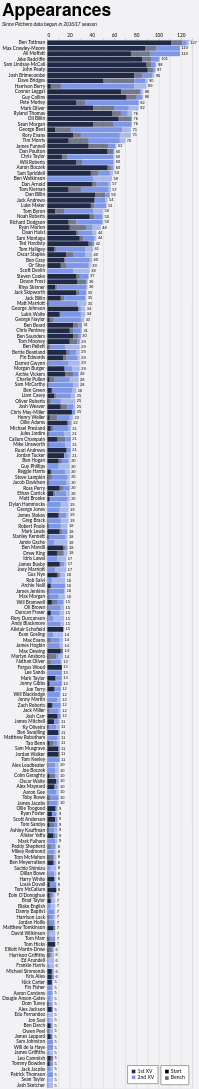

Here is the Vega-Lite specification saved for this chart:
### Vega-Lite specification from a JSON file in a GitHub repository (floating-point values rounded to 4 significant figures; data arrays with more than 128 entries replaced by an {"elided": "..."} marker saying what was removed)
{"config": {"axis": {"labelFont": "Lato, sans-serif", "titleFont": "PT Sans Narrow, Helvetica Neue, Helvetica, Arial, sans-serif", "labelFontSize": 13, "titleFontSize": 24, "gridColor": "#202947", "gridOpacity": 0.2}, "header": {"labelFont": "PT Sans Narrow, Helvetica Neue, Helvetica, Arial, sans-serif", "titleFont": "PT Sans Narrow, Helvetica Neue, Helvetica, Arial, sans-serif", "labelFontSize": 24, "titleFontSize": 28, "labelFontWeight": "bold", "orient": "left"}, "legend": {"labelFont": "Lato, sans-serif", "titleFont": "PT Sans Narrow, Helvetica Neue, Helvetica, Arial, sans-serif", "labelFontSize": 14, "titleFontSize": 16, "titlePadding": 5, "fillColor": "white", "strokeColor": "black", "padding": 10, "titleFontWeight": "lighter", "titleFontStyle": "italic", "titleColor": "gray", "offset": 10}, "title": {"font": "PT Sans Narrow, Helvetica Neue, Helvetica, Arial, sans-serif", "fontSize": 48, "fontWeight": "bold", "anchor": "start", "align": "center", "titlePadding": 20, "subtitlePadding": 10, "subtitleFontSize": 13, "subtitleColor": "", "subtitleFontStyle": "italic", "offset": 15, "color": "black"}, "axisX": {"labelAngle": 0}, "facet": {"title": null, "header": null, "align": {"row": "each", "column": "each"}}, "resolve": {"scale": {"y": "independent", "facet": "independent"}}, "background": "#f2f1f4"}, "layer": [{"mark": {"type": "bar"}, "encoding": {"color": {"field": "squad", "legend": {"direction": "vertical", "labelExpr": "datum.value + ' XV'", "orient": "bottom-right", "title": null}, "scale": {"domain": ["1st", "2nd"], "range": ["#202946", "#7d96e8"]}, "sort": ["1st", "2nd"], "type": "nominal"}, "opacity": {"field": "start", "legend": {"direction": "vertical", "orient": "bottom-right", "title": null}, "scale": {"domain": ["Start", "Bench"], "range": [1.0, 0.6]}, "sort": ["Start", "Bench"], "type": "nominal"}, "order": {"field": "stack_order", "sort": "ascending", "type": "quantitative"}, "tooltip": [{"field": "player", "title": "Player", "type": "nominal"}, {"field": "squad", "title": "Squad", "type": "nominal"}, {"field": "start", "title": "Selection", "type": "nominal"}, {"aggregate": "sum", "field": "games", "title": "Games", "type": "quantitative"}, {"aggregate": "max", "field": "player_total", "title": "Total", "type": "quantitative"}], "x": {"aggregate": "sum", "axis": {"orient": "top", "title": null}, "field": "games", "type": "quantitative"}, "y": {"field": "player", "sort": {"field": "player_total", "op": "max", "order": "descending"}, "title": null, "type": "nominal"}}}, {"mark": {"type": "text", "align": "left", "baseline": "middle", "color": "black", "dx": 4, "fontSize": 11}, "encoding": {"text": {"field": "total_games", "format": ".0f", "type": "quantitative"}, "x": {"axis": {"orient": "top", "title": null}, "field": "total_games", "type": "quantitative"}, "y": {"field": "player", "sort": {"field": "player_total", "op": "max", "order": "descending"}, "title": null, "type": "nominal"}}, "transform": [{"aggregate": [{"op": "sum", "field": "games", "as": "total_games"}, {"op": "max", "field": "player_total", "as": "player_total"}], "groupby": ["player"]}]}], "data": {"name": "data-354ff2395632eb68bd197ae09fcb76b4"}, "height": {"step": 15}, "params": [{"name": "seasonParam", "value": []}, {"name": "gameTypesParam", "value": []}, {"name": "squadParam", "value": "All"}, {"name": "positionsParam", "value": []}, {"name": "minAppsParam", "value": 5}], "title": {"text": "Appearances", "subtitle": "Since Pitchero data began in 2016/17 season"}, "transform": [{"filter": "length(seasonParam) === 0 || indexof(seasonParam, datum.season) >= 0"}, {"filter": "length(gameTypesParam) === 0 || indexof(gameTypesParam, datum.game_type) >= 0"}, {"filter": "squadParam === \"All\" || datum.squad === squadParam"}, {"filter": "length(positionsParam) === 0 || indexof(positionsParam, datum.position) >= 0"}, {"joinaggregate": [{"op": "sum", "field": "games", "as": "player_total"}], "groupby": ["player"]}, {"filter": "datum.player_total >= minAppsParam"}], "width": 400, "$schema": "https://vega.github.io/schema/vega-lite/v5.20.1.json", "datasets": {"data-354ff2395632eb68bd197ae09fcb76b4": {"elided": "2392 records"}}}
